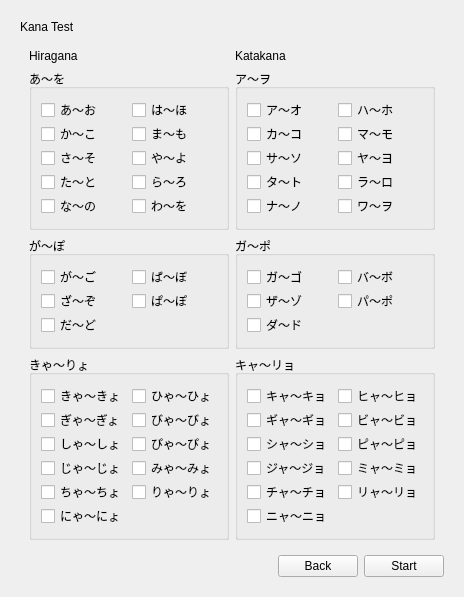
<?xml version="1.0" encoding="UTF-8"?>
<ui version="4.0">
 <class>KanaTest</class>
 <widget class="QWidget" name="KanaTest">
  <property name="geometry">
   <rect>
    <x>0</x>
    <y>0</y>
    <width>430</width>
    <height>547</height>
   </rect>
  </property>
  <property name="windowTitle">
   <string>Form</string>
  </property>
  <layout class="QVBoxLayout" name="verticalLayout">
   <item>
    <widget class="QStackedWidget" name="kanastack">
     <widget class="QWidget" name="kanachoise">
      <layout class="QVBoxLayout" name="verticalLayout_2">
       <item>
        <widget class="QLabel" name="label">
         <property name="text">
          <string>Kana Test</string>
         </property>
        </widget>
       </item>
       <item>
        <widget class="QWidget" name="widget" native="true">
         <layout class="QHBoxLayout" name="horizontalLayout">
          <item>
           <layout class="QVBoxLayout" name="verticalLayout_6">
            <property name="sizeConstraint">
             <enum>QLayout::SetDefaultConstraint</enum>
            </property>
            <item>
             <widget class="QLabel" name="label_4">
              <property name="text">
               <string>Hiragana</string>
              </property>
             </widget>
            </item>
            <item>
             <widget class="QGroupBox" name="groupHAWo_2">
              <property name="title">
               <string notr="true">あ〜を</string>
              </property>
              <layout class="QGridLayout" name="gridLayout_7">
               <property name="verticalSpacing">
                <number>0</number>
               </property>
               <item row="4" column="0">
                <widget class="QCheckBox" name="checkBoxHN_2">
                 <property name="text">
                  <string notr="true">な〜の</string>
                 </property>
                </widget>
               </item>
               <item row="2" column="0">
                <widget class="QCheckBox" name="checkBoxHS_2">
                 <property name="text">
                  <string notr="true">さ〜そ</string>
                 </property>
                </widget>
               </item>
               <item row="3" column="0">
                <widget class="QCheckBox" name="checkBoxHT_2">
                 <property name="text">
                  <string notr="true">た〜と</string>
                 </property>
                </widget>
               </item>
               <item row="1" column="0">
                <widget class="QCheckBox" name="checkBoxHK_2">
                 <property name="text">
                  <string notr="true">か〜こ</string>
                 </property>
                </widget>
               </item>
               <item row="0" column="0">
                <widget class="QCheckBox" name="checkBoxH0_2">
                 <property name="text">
                  <string notr="true">あ〜お</string>
                 </property>
                </widget>
               </item>
               <item row="0" column="1">
                <widget class="QCheckBox" name="checkBoxHH_2">
                 <property name="text">
                  <string notr="true">は〜ほ</string>
                 </property>
                </widget>
               </item>
               <item row="1" column="1">
                <widget class="QCheckBox" name="checkBoxHM_2">
                 <property name="text">
                  <string notr="true">ま〜も</string>
                 </property>
                </widget>
               </item>
               <item row="2" column="1">
                <widget class="QCheckBox" name="checkBoxHY_2">
                 <property name="text">
                  <string notr="true">や〜よ</string>
                 </property>
                </widget>
               </item>
               <item row="4" column="1">
                <widget class="QCheckBox" name="checkBoxHW_2">
                 <property name="text">
                  <string notr="true">わ〜を</string>
                 </property>
                </widget>
               </item>
               <item row="3" column="1">
                <widget class="QCheckBox" name="checkBoxHR_2">
                 <property name="text">
                  <string notr="true">ら〜ろ</string>
                 </property>
                </widget>
               </item>
              </layout>
             </widget>
            </item>
            <item>
             <widget class="QGroupBox" name="groupHGaPo_2">
              <property name="sizePolicy">
               <sizepolicy hsizetype="Preferred" vsizetype="Preferred">
                <horstretch>0</horstretch>
                <verstretch>0</verstretch>
               </sizepolicy>
              </property>
              <property name="title">
               <string>が〜ぽ</string>
              </property>
              <layout class="QGridLayout" name="gridLayout_8">
               <property name="verticalSpacing">
                <number>0</number>
               </property>
               <item row="2" column="0">
                <widget class="QCheckBox" name="checkBoxHD_2">
                 <property name="text">
                  <string notr="true">だ〜ど</string>
                 </property>
                </widget>
               </item>
               <item row="0" column="0">
                <widget class="QCheckBox" name="checkBoxHG_2">
                 <property name="text">
                  <string notr="true">が〜ご</string>
                 </property>
                </widget>
               </item>
               <item row="1" column="0">
                <widget class="QCheckBox" name="checkBoxHZ_2">
                 <property name="text">
                  <string notr="true">ざ〜ぞ</string>
                 </property>
                </widget>
               </item>
               <item row="0" column="1">
                <widget class="QCheckBox" name="checkBoxHB_2">
                 <property name="text">
                  <string notr="true">ば〜ぼ</string>
                 </property>
                </widget>
               </item>
               <item row="1" column="1">
                <widget class="QCheckBox" name="checkBoxHP_2">
                 <property name="text">
                  <string notr="true">ぱ〜ぽ</string>
                 </property>
                </widget>
               </item>
              </layout>
             </widget>
            </item>
            <item>
             <widget class="QGroupBox" name="groupHKyRy_2">
              <property name="title">
               <string>きゃ〜りょ</string>
              </property>
              <layout class="QGridLayout" name="gridLayout_9">
               <property name="sizeConstraint">
                <enum>QLayout::SetDefaultConstraint</enum>
               </property>
               <property name="verticalSpacing">
                <number>0</number>
               </property>
               <item row="3" column="0">
                <widget class="QCheckBox" name="checkBoxHJ_2">
                 <property name="text">
                  <string notr="true">じゃ〜じょ</string>
                 </property>
                </widget>
               </item>
               <item row="0" column="1">
                <widget class="QCheckBox" name="checkBoxHHy_2">
                 <property name="text">
                  <string notr="true">ひゃ〜ひょ</string>
                 </property>
                </widget>
               </item>
               <item row="0" column="0">
                <widget class="QCheckBox" name="checkBoxHKy_2">
                 <property name="text">
                  <string notr="true">きゃ〜きょ</string>
                 </property>
                </widget>
               </item>
               <item row="1" column="0">
                <widget class="QCheckBox" name="checkBoxHGy_2">
                 <property name="text">
                  <string notr="true">ぎゃ〜ぎょ</string>
                 </property>
                </widget>
               </item>
               <item row="2" column="0">
                <widget class="QCheckBox" name="checkBoxHSh_2">
                 <property name="text">
                  <string notr="true">しゃ〜しょ</string>
                 </property>
                </widget>
               </item>
               <item row="4" column="0">
                <widget class="QCheckBox" name="checkBoxHCh_2">
                 <property name="text">
                  <string notr="true">ちゃ〜ちょ</string>
                 </property>
                </widget>
               </item>
               <item row="5" column="0">
                <widget class="QCheckBox" name="checkBoxHNy_2">
                 <property name="text">
                  <string notr="true">にゃ〜にょ</string>
                 </property>
                </widget>
               </item>
               <item row="1" column="1">
                <widget class="QCheckBox" name="checkBoxHBy_2">
                 <property name="text">
                  <string notr="true">びゃ〜びょ</string>
                 </property>
                </widget>
               </item>
               <item row="2" column="1">
                <widget class="QCheckBox" name="checkBoxHPy_2">
                 <property name="text">
                  <string notr="true">ぴゃ〜ぴょ</string>
                 </property>
                </widget>
               </item>
               <item row="3" column="1">
                <widget class="QCheckBox" name="checkBoxHMy_2">
                 <property name="text">
                  <string notr="true">みゃ〜みょ</string>
                 </property>
                </widget>
               </item>
               <item row="4" column="1">
                <widget class="QCheckBox" name="checkBoxHRy_2">
                 <property name="text">
                  <string notr="true">りゃ〜りょ</string>
                 </property>
                </widget>
               </item>
              </layout>
             </widget>
            </item>
           </layout>
          </item>
          <item>
           <layout class="QVBoxLayout" name="verticalLayout_4">
            <item>
             <widget class="QLabel" name="label_3">
              <property name="text">
               <string>Katakana</string>
              </property>
             </widget>
            </item>
            <item>
             <widget class="QGroupBox" name="groupKAWo">
              <property name="title">
               <string>ア〜ヲ</string>
              </property>
              <layout class="QGridLayout" name="gridLayout_4">
               <property name="horizontalSpacing">
                <number>6</number>
               </property>
               <property name="verticalSpacing">
                <number>0</number>
               </property>
               <item row="3" column="0">
                <widget class="QCheckBox" name="checkBoxKT">
                 <property name="text">
                  <string notr="true">タ〜ト</string>
                 </property>
                </widget>
               </item>
               <item row="2" column="0">
                <widget class="QCheckBox" name="checkBoxKS">
                 <property name="text">
                  <string notr="true">サ〜ソ</string>
                 </property>
                </widget>
               </item>
               <item row="1" column="0">
                <widget class="QCheckBox" name="checkBoxKK">
                 <property name="text">
                  <string notr="true">カ〜コ</string>
                 </property>
                </widget>
               </item>
               <item row="0" column="0">
                <widget class="QCheckBox" name="checkBoxK0">
                 <property name="text">
                  <string notr="true">ア〜オ</string>
                 </property>
                </widget>
               </item>
               <item row="4" column="0">
                <widget class="QCheckBox" name="checkBoxKN">
                 <property name="text">
                  <string notr="true">ナ〜ノ</string>
                 </property>
                </widget>
               </item>
               <item row="1" column="1">
                <widget class="QCheckBox" name="checkBoxKM">
                 <property name="text">
                  <string notr="true">マ〜モ</string>
                 </property>
                </widget>
               </item>
               <item row="0" column="1">
                <widget class="QCheckBox" name="checkBoxKH">
                 <property name="text">
                  <string notr="true">ハ〜ホ</string>
                 </property>
                </widget>
               </item>
               <item row="2" column="1">
                <widget class="QCheckBox" name="checkBoxKY">
                 <property name="text">
                  <string notr="true">ヤ〜ヨ</string>
                 </property>
                </widget>
               </item>
               <item row="3" column="1">
                <widget class="QCheckBox" name="checkBoxKR">
                 <property name="text">
                  <string notr="true">ラ〜ロ</string>
                 </property>
                </widget>
               </item>
               <item row="4" column="1">
                <widget class="QCheckBox" name="checkBoxKW">
                 <property name="text">
                  <string notr="true">ワ〜ヲ</string>
                 </property>
                </widget>
               </item>
              </layout>
             </widget>
            </item>
            <item>
             <widget class="QGroupBox" name="groupKGaPo">
              <property name="title">
               <string>ガ〜ポ</string>
              </property>
              <layout class="QGridLayout" name="gridLayout_5">
               <property name="verticalSpacing">
                <number>0</number>
               </property>
               <item row="2" column="0">
                <widget class="QCheckBox" name="checkBoxKD">
                 <property name="text">
                  <string notr="true">ダ〜ド</string>
                 </property>
                </widget>
               </item>
               <item row="1" column="0">
                <widget class="QCheckBox" name="checkBoxKZ">
                 <property name="text">
                  <string notr="true">ザ〜ゾ</string>
                 </property>
                </widget>
               </item>
               <item row="0" column="0">
                <widget class="QCheckBox" name="checkBoxKG">
                 <property name="text">
                  <string notr="true">ガ〜ゴ</string>
                 </property>
                </widget>
               </item>
               <item row="0" column="1">
                <widget class="QCheckBox" name="checkBoxKB">
                 <property name="text">
                  <string notr="true">バ〜ボ</string>
                 </property>
                </widget>
               </item>
               <item row="1" column="1">
                <widget class="QCheckBox" name="checkBoxKP">
                 <property name="text">
                  <string notr="true">パ〜ポ</string>
                 </property>
                </widget>
               </item>
              </layout>
             </widget>
            </item>
            <item>
             <widget class="QGroupBox" name="groupBoxKKyRy">
              <property name="title">
               <string>キャ〜リョ</string>
              </property>
              <layout class="QGridLayout" name="gridLayout_6">
               <property name="verticalSpacing">
                <number>0</number>
               </property>
               <item row="1" column="0">
                <widget class="QCheckBox" name="checkBoxKGy">
                 <property name="text">
                  <string notr="true">ギャ〜ギョ</string>
                 </property>
                </widget>
               </item>
               <item row="4" column="0">
                <widget class="QCheckBox" name="checkBoxKCh">
                 <property name="text">
                  <string notr="true">チャ〜チョ</string>
                 </property>
                </widget>
               </item>
               <item row="3" column="0">
                <widget class="QCheckBox" name="checkBoxKJ">
                 <property name="text">
                  <string notr="true">ジャ〜ジョ</string>
                 </property>
                </widget>
               </item>
               <item row="0" column="0">
                <widget class="QCheckBox" name="checkBoxKKy">
                 <property name="text">
                  <string notr="true">キャ〜キョ</string>
                 </property>
                </widget>
               </item>
               <item row="2" column="0">
                <widget class="QCheckBox" name="checkBoxKSh">
                 <property name="text">
                  <string notr="true">シャ〜ショ</string>
                 </property>
                </widget>
               </item>
               <item row="5" column="0">
                <widget class="QCheckBox" name="checkBoxKNy">
                 <property name="text">
                  <string notr="true">ニャ〜ニョ</string>
                 </property>
                </widget>
               </item>
               <item row="1" column="1">
                <widget class="QCheckBox" name="checkBoxKBy">
                 <property name="text">
                  <string notr="true">ビャ〜ビョ</string>
                 </property>
                </widget>
               </item>
               <item row="0" column="1">
                <widget class="QCheckBox" name="checkBoxKHy">
                 <property name="text">
                  <string notr="true">ヒャ〜ヒョ</string>
                 </property>
                </widget>
               </item>
               <item row="2" column="1">
                <widget class="QCheckBox" name="checkBoxKPy">
                 <property name="text">
                  <string notr="true">ピャ〜ピョ</string>
                 </property>
                </widget>
               </item>
               <item row="3" column="1">
                <widget class="QCheckBox" name="checkBoxKMy">
                 <property name="text">
                  <string notr="true">ミャ〜ミョ</string>
                 </property>
                </widget>
               </item>
               <item row="4" column="1">
                <widget class="QCheckBox" name="checkBoxKRy">
                 <property name="text">
                  <string notr="true">リャ〜リョ</string>
                 </property>
                </widget>
               </item>
              </layout>
             </widget>
            </item>
           </layout>
          </item>
         </layout>
        </widget>
       </item>
       <item>
        <layout class="QHBoxLayout" name="horizontalLayout_5">
         <item>
          <spacer name="horizontalSpacer_10">
           <property name="orientation">
            <enum>Qt::Horizontal</enum>
           </property>
           <property name="sizeHint" stdset="0">
            <size>
             <width>40</width>
             <height>20</height>
            </size>
           </property>
          </spacer>
         </item>
         <item>
          <widget class="QPushButton" name="kanatestbackbutton">
           <property name="text">
            <string>Back</string>
           </property>
          </widget>
         </item>
         <item>
          <widget class="QPushButton" name="kanateststartbutton">
           <property name="text">
            <string>Start</string>
           </property>
          </widget>
         </item>
        </layout>
       </item>
      </layout>
     </widget>
     <widget class="QWidget" name="page_2"/>
    </widget>
   </item>
  </layout>
 </widget>
 <resources/>
 <connections/>
 <slots>
  <signal>backButtonClicked()</signal>
 </slots>
</ui>
